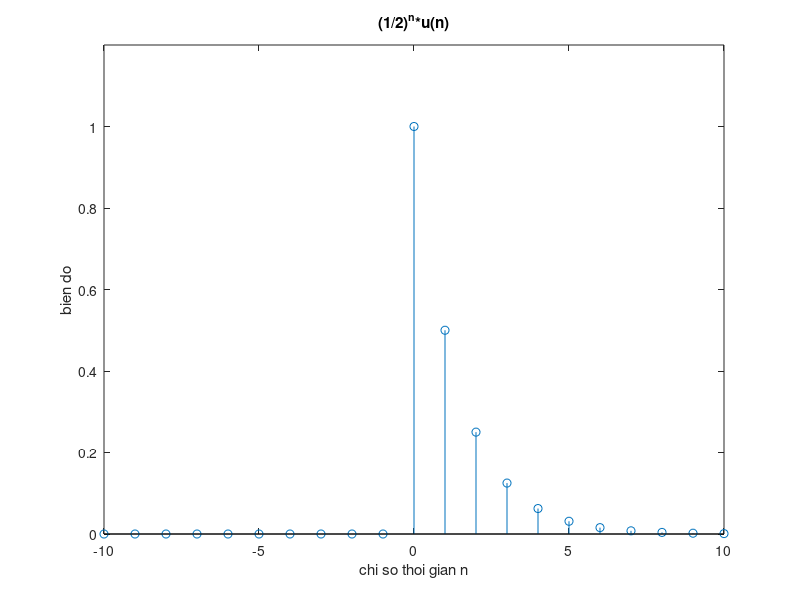
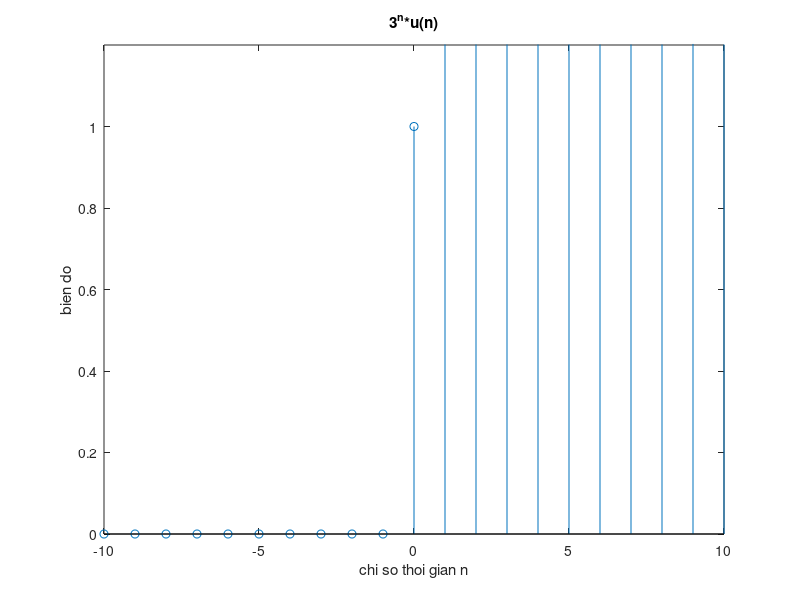

Source code (MATLAB) for these figures, in order:
clf;
L1=10;
L2=10;
n=-L1:L2;
F=[zeros(1,L1) 1 ones(1,L2)];

figure(1);
u1=((1/2).^n).*F;
stem(n,u1);
axis([-L1 L2 0 1.2]);
title('(1/2)^n*u(n)');
xlabel('chi so thoi gian n');
ylabel('bien do');


figure(2);
u2=(3.^n).*F;
stem(n,u2);
axis([-L1 L2 0 1.2]);
title('3^n*u(n)');
xlabel('chi so thoi gian n');
ylabel('bien do');
